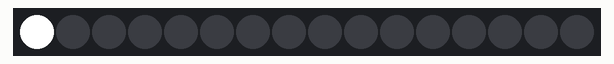
Bench run of a program on a simulated MicroPython board. Parts: 16 RGB LEDs in strip order, left to right.

Above: at 0.15 s.
At 0.77 s:
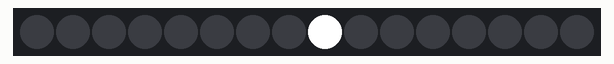
At 1.7 s:
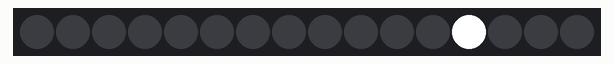
At 2.32 s:
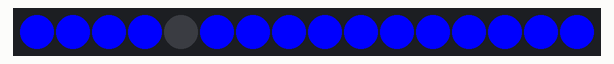
At 3.1 s:
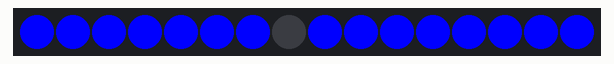

Measured:
- by itself, everything shown: repeats every 3.6 s, in 11 steps
- what the display in image 4 shows lasts 0.5 s, from 3.1 s to 3.6 s

The program:

npx_complex.py
```python
import time
import machine, neopixel
NEOPIXEL_NUMBER = 16
np = neopixel.NeoPixel(machine.Pin(2), NEOPIXEL_NUMBER)

def demo(np):
    n = np.n

    # cycle
    for i in range(12 * n):
        for j in range(n):
            np[j] = (0, 0, 0)
        np[i % n] = (255, 255, 255)
        np.write()
        time.sleep_ms(10)

    # bounce
    for i in range(6 * n):
        for j in range(n):
            np[j] = (0, 0, 255)
        if (i // n) % 2 == 0:
            np[i % n] = (0, 0, 0)
        else:
            np[n - 1 - (i % n)] = (0, 0, 0)
        np.write()
        time.sleep_ms(10)

    # fade in/out
    for i in range(0, 4 * 256, 8):
        for j in range(n):
            if (i // 256) % 2 == 0:
                val = i & 0xff
            else:
                val = 255 - (i & 0xff)
            np[j] = (val, 0, 0)
        np.write()

    # fade in/out
    for i in range(0, 4 * 256, 8):
        for j in range(n):
            if (i // 256) % 2 == 0:
                val = i & 0xff
            else:
                val = 255 - (i & 0xff)
            np[j] = (0, val, 0)
        np.write()

    # fade in/out
    for i in range(0, 4 * 256, 8):
        for j in range(n):
            if (i // 256) % 2 == 0:
                val = i & 0xff
            else:
                val = 255 - (i & 0xff)
            np[j] = (0, 0, val)
        np.write()

    # clear
    for i in range(n):
        np[i] = (0, 0, 0)
    np.write()

while (True):
    demo(np)
```
